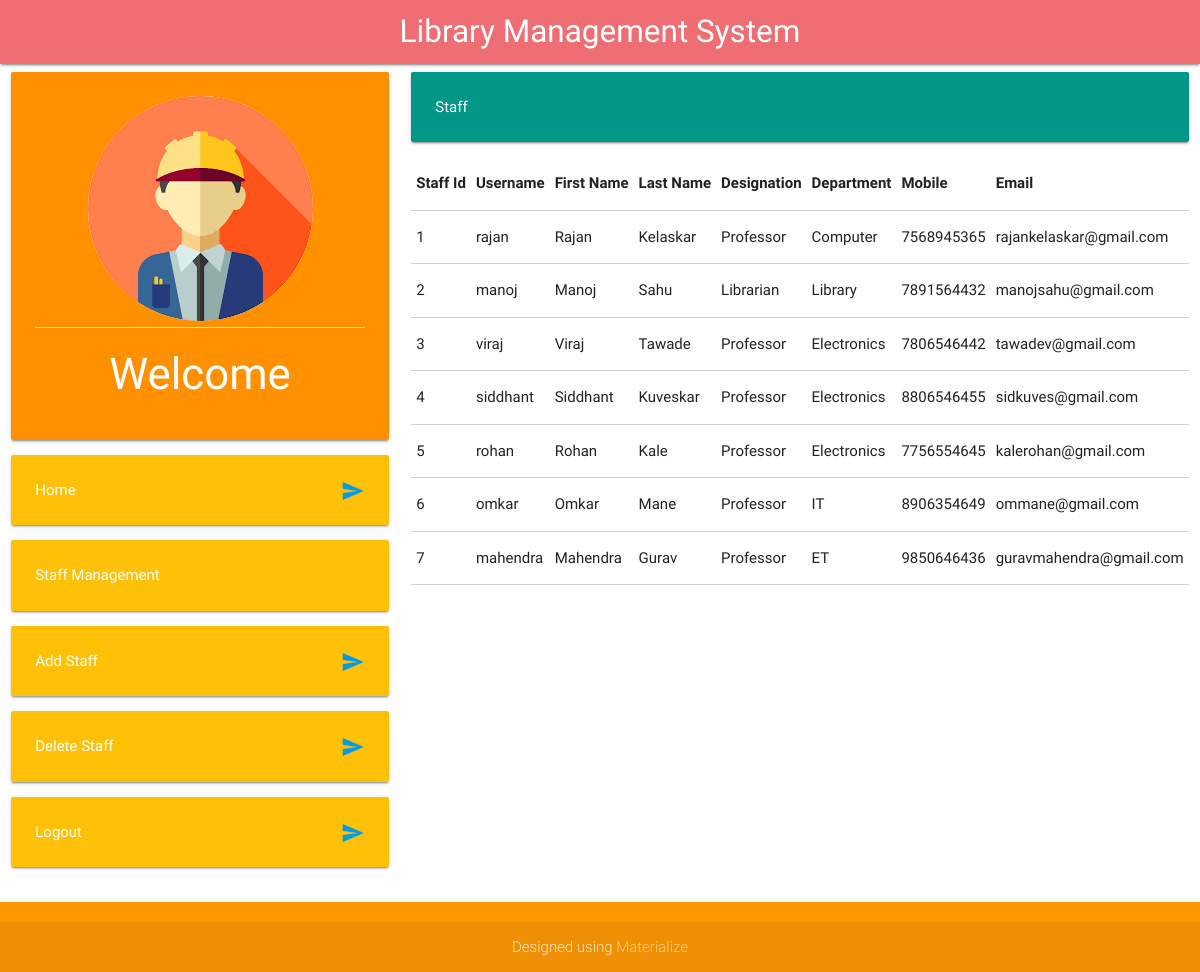
Screenshot of /staffmanager.php with the database file from the repository.
### tables this page shows
CREATE TABLE `staff` (
  `staff_id` int(11) NOT NULL,
  `user_id` int(11) DEFAULT NULL,
  `username` varchar(15) NOT NULL,
  `firstname` varchar(15) DEFAULT NULL,
  `lastname` varchar(15) DEFAULT NULL,
  `designation` varchar(30) DEFAULT NULL,
  `department` varchar(30) NOT NULL,
  `mobile` bigint(10) DEFAULT NULL,
  `email` varchar(100) DEFAULT NULL
);

### staffmanager.php (the view, shortened to what this page needs)
<!DOCTYPE html>
<html>
<head>
	<link type="text/css" rel="stylesheet" href="css/materialize.min.css" media="screen,projection" />
</head>
<body>
	<div class="navbar-fixed">
		<nav>
			<div class="nav-wrapper">
				<a href="#" class="brand-logo center">Library Management System</a>
			</div>
		</nav>
	</div>
	<div class="row">
		<div class="col s12 l4 m12" >
			<div class="card-panel orange accent-3">
				<center><img class="circle responsive-img" src="img/usericon.png"></center>
				<div class="divider"></div>
				<span class="white-text"><center><h3>Welcome <?php session_start(); echo $_SESSION['username']; ?></h3></center></span>
			</div>
			<div class="card-panel amber">
				<span class="white-text">Home</span>
				<a href="admindashboard.php"><i class="material-icons right">send</i></a>
			</div>
			<div class="card-panel amber">
				<span class="white-text">Staff Management</span>
			</div>
			<div class="card-panel amber">
				<span class="white-text">Add Staff</span>
				<a href="addstaff.php"><i class="material-icons right">send</i></a>
			</div>
			<div class="card-panel amber">
				<span class="white-text">Delete Staff</span>
				<a href="deletestaff.php"><i class="material-icons right">send</i></a>
			</div>
			<div class="card-panel amber">
				<span class="white-text">Logout</span>
				<a href="logout.php"><i class="material-icons right">send</i></a>
			</div>
		</div>
		<div class="col s12 m12 l8">
			<div class="card-panel teal">
				<span class="white-text">Staff</span>
			</div>
			<table class="responsive-table bordered">
				<thead>
					<tr>
						<th>Staff Id</th>
						<th>Username</th>
						<th>First Name</th>
						<th>Last Name</th>
						<th>Designation</th>
						<th>Department</th>
						<th>Mobile</th>
						<th>Email</th>
					</tr>
				</thead>
				<tbody>
					<?php
					$query = "SELECT * FROM staff";
					$result = mysql_query($query);
					while($row = mysql_fetch_array($result)){
						echo "<tr><td>".$row['staff_id']."</td><td>".$row['username']."</td><td>".$row['firstname']."</td><td>".$row['lastname']."</td><td>".$row['designation']."</td><td>".$row['department']."</td><td>".$row['mobile']."</td><td>".$row['email']."</td></tr>";
						}
					?>
				</tbody>
			</table>
		</div>
	</div>
	<footer class="page-footer orange">
		<div class="footer-copyright">
			<div class="container">
				<center>Designed using <a class="orange-text text-lighten-3" href="http://materializecss.com">Materialize</a></center>
			</div>
		</div>
	</footer>
</body>
</html>

### rows the page displays
staff: staff_id "1", username "rajan", firstname "Rajan", lastname "Kelaskar", designation "Professor", department "Computer", mobile "7568945365", email "rajankelaskar@gmail.com"
staff: staff_id "2", username "manoj", firstname "Manoj", lastname "Sahu", designation "Librarian", department "Library", mobile "7891564432", email "manojsahu@gmail.com"
staff: staff_id "3", username "viraj", firstname "Viraj", lastname "Tawade", designation "Professor", department "Electronics", mobile "7806546442", email "tawadev@gmail.com"
staff: staff_id "4", username "siddhant", firstname "Siddhant", lastname "Kuveskar", designation "Professor", department "Electronics", mobile "8806546455", email "sidkuves@gmail.com"
staff: staff_id "5", username "rohan", firstname "Rohan", lastname "Kale", designation "Professor", department "Electronics", mobile "7756554645", email "kalerohan@gmail.com"
staff: staff_id "6", username "omkar", firstname "Omkar", lastname "Mane", designation "Professor", department "IT", mobile "8906354649", email "ommane@gmail.com"
staff: staff_id "7", username "mahendra", firstname "Mahendra", lastname "Gurav", designation "Professor", department "ET", mobile "9850646436", email "guravmahendra@gmail.com"
